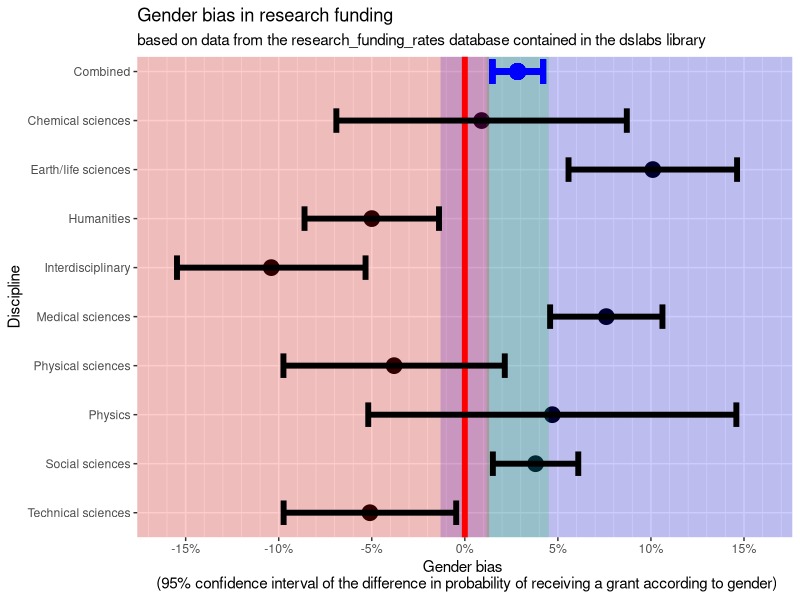

R code for this plot: (Note: this script raises an error after producing the figure.)
# housekeeping

library(tidyverse)
library(dslabs)
library(ggplot2)
data("research_funding_rates")

# analysis

totals <- research_funding_rates %>%
  select(-discipline) %>%
  summarize_all(funs(sum)) %>%
  summarize(yes_men = awards_men,
            no_men = applications_men - awards_men,
            yes_women = awards_women,
            no_women = applications_women - awards_women)

totals %>% summarize(percent_men = yes_men/(yes_men+no_men),
                     percent_women = yes_women/(yes_women+no_women))

# analysis of the spread

totals_per_gender <- data.frame(gender = c("Male","Female"),
                                success_rate = c(totals$yes_men/(totals$yes_men + totals$no_men),
                                                 totals$yes_women/(totals$yes_women + totals$no_women)),
                                sample_size = c(totals$yes_men + totals$no_men, totals$yes_women + totals$no_women)) %>%
                     mutate(se = sqrt(success_rate*(1-success_rate)/sample_size))
                                                 
combined_spread <- totals_per_gender$success_rate[totals_per_gender$gender=="Male"] - totals_per_gender$success_rate[totals_per_gender$gender=="Female"]
combined_se <- 1/sqrt(1/totals_per_gender$se[totals_per_gender$gender=="Male"]^2 + 1/totals_per_gender$se[totals_per_gender$gender=="Female"]^2)
p_null_hypothesis <- pnorm(0,combined_spread,combined_se)
p_null_hypothesis

# analysis of the spread per discipline

totals_per_discipline <-
  research_funding_rates %>%
  mutate(success_rates_men = success_rates_men/100,
         success_rates_women = success_rates_women/100) %>%
  mutate(se_men = sqrt(success_rates_men*(1-success_rates_men)/applications_men),
         se_women = sqrt(success_rates_women*(1-success_rates_women)/applications_women),
         spread = success_rates_men - success_rates_women,
         se_spread = 1/sqrt(1/se_men^2 + 1/se_women^2)) %>%
  select(discipline,success_rates_men,success_rates_women,se_men,se_women,spread,se_spread) %>%
  add_case(discipline = "Combined",
           success_rates_men = 0,
           success_rates_women = 0,
           se_men = 0,
           se_women = 0,
           spread = combined_spread,
           se_spread = combined_se) %>%
  mutate(p_null = pnorm(0,spread,se_spread),
         confidence_interval_95pc = paste(qnorm(0.025,spread,se_spread),qnorm(0.975,spread,se_spread),sep=" : "),
         include_zero = 0>qnorm(0.025,spread,se_spread) & 0<qnorm(0.975,spread,se_spread),
         favorite = ifelse(spread>0,"Men","Women"))
 
# plot - com coordflip() - descontinuar...

# totals_per_discipline %>%
#   ggplot(aes(x=discipline,y=spread)) +
#   geom_point(size=5) +
#   geom_errorbar(aes(ymin = spread-1.96*se_spread, ymax = spread+1.96*se_spread),
#                 size=2,width=.5) +
#   geom_hline(yintercept=0,color='red') +
#   coord_flip() +
#   labs(title = "Gender bias in research funding",
#        subtitle = "based on data from the research_funding_rates database contained in the dslabs library") +
#   ylab("Gender bias \n (difference in probability and 95% confidence interval of receiving a grant according to gender)") +
#   xlab("Discipline") +
#   scale_x_discrete(limits = c("Technical sciences",
#                               "Social sciences",
#                               "Physics",
#                               "Physical sciences",
#                               "Medical sciences",
#                               "Interdisciplinary",
#                               "Humanities",
#                               "Earth/life sciences",
#                               "Chemical sciences",
#                               "Combined")) +
#   scale_y_continuous(breaks = seq(-.3,.3,.05), 
#                      minor_breaks=seq(-.3,.3,.01),
#                      labels = scales::percent,
#                      limits = c(-.16,.16)) +
#   geom_errorbar(aes(x = "Combined",
#                     y = combined_spread,
#                     ymin = qnorm(0.025,combined_spread,combined_se),
#                     ymax = qnorm(0.975,combined_spread,combined_se)),
#                 size=2,width=.5,color='blue') +
#   geom_point(aes(x = "Combined",
#                  y = combined_spread),
#              size=5, color='blue') +
#   geom_hline(yintercept = combined_spread, color = 'blue', size = 21, alpha = 0.1)

# plot 2 - sem coordflip()
  
totals_per_discipline %>%
  ggplot(aes(x=spread,y=discipline)) +
  geom_point(size=5) +
  labs(title = "Gender bias in research funding",
       subtitle = "based on data from the research_funding_rates database contained in the dslabs library") +
  xlab("Gender bias \n (95% confidence interval of the difference in probability of receiving a grant according to gender)") +
  ylab("Discipline") +
  scale_y_discrete(limits = c("Technical sciences",
                              "Social sciences",
                              "Physics",
                              "Physical sciences",
                              "Medical sciences",
                              "Interdisciplinary",
                              "Humanities",
                              "Earth/life sciences",
                              "Chemical sciences",
                              "Combined")) +
  scale_x_continuous(breaks = seq(-.3,.3,.05), 
                     minor_breaks=seq(-.3,.3,.01),
                     labels = scales::percent) +
  coord_cartesian(xlim=c(-.16,.16),
                  ylim=c(1.1,9.7)) +
  geom_vline(xintercept = combined_spread, color = 'green', size = 21, alpha = 0.2) +
  geom_vline(xintercept = .1, color = 'blue', size = 142, alpha = 0.2) +
  geom_vline(xintercept = -.1, color = 'red', size = 142, alpha = 0.2) +
  geom_vline(xintercept=0,color='red', size = 2) +
  geom_errorbar(aes(xmin = spread-1.96*se_spread, xmax = spread+1.96*se_spread),
              size=2,width=.5) +
  geom_errorbar(aes(y = "Combined",
                    x = combined_spread,
                    xmin = qnorm(0.025,combined_spread,combined_se),
                    xmax = qnorm(0.975,combined_spread,combined_se)),
                size=2,width=.5,color='blue') +
  geom_point(aes(y = "Combined",
                 x = combined_spread),
             size=5, color='blue')



  geom_col(inherit.aes = FALSE,
           aes(x=.2,y=2),
           alpha = .1,
           size = .1)
  
  
  
  geom_histogram(inherit.aes = FALSE,
                 aes(x=rep(c(-.5,.5),5),
                     color=rep(c('red','blue'),5)),
                 binwidth=1,
                 alpha=0.1)
  
totals_per_discipline %>%
  ggplot(aes(x=discipline,y=spread)) +
  geom_ribbon(aes(ymin=0,ymax=spread),color='red') +
  geom_point() +
  geom_histogram(binwidth=1,alpha=0.1,inherit.aes = FALSE,aes(x=c(0,0,0,0,1,1,1,1,-1,3)))
  
  
  
  
  

  geom_area(aes(x=discipline,y=.20),color='red')
  
  geom_ribbon(aes(ymin=rep(-.1,length(discipline)),
                  ymax=rep( .1,length(discipline))),color='green',fill='green')


# trash

research_funding_rates %>%
  mutate(winner = ifelse(success_rates_men>success_rates_women,"Men","Women")) %>%
  group_by(winner)%>%
  summarize(mean(success_rates_total))


a <- paste(research_funding_rates$discipline, sep = " / ")
a
paste(a)
a

paste(levels(research_funding_rates$discipline))
levels(as.factor(research_funding_rates$discipline)) %>% paste()



mutate(discipline = factor(discipline,levels=c("Combined",
                                               "Chemical sciences",
                                               "Earth/life sciences",
                                               "Humanities",
                                               "Interdisciplinary",
                                               "Medical sciences",
                                               "Physical sciences",
                                               "Physics",
                                               "Social sciences",
                                               "Technical sciences")))
